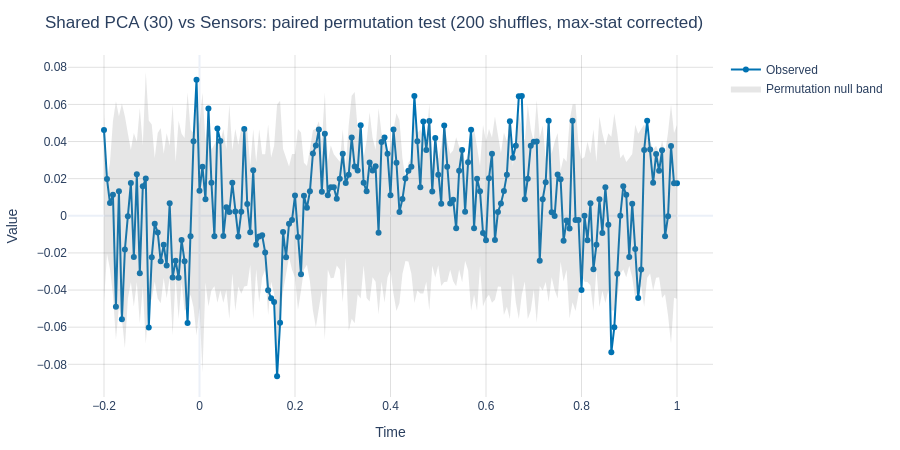
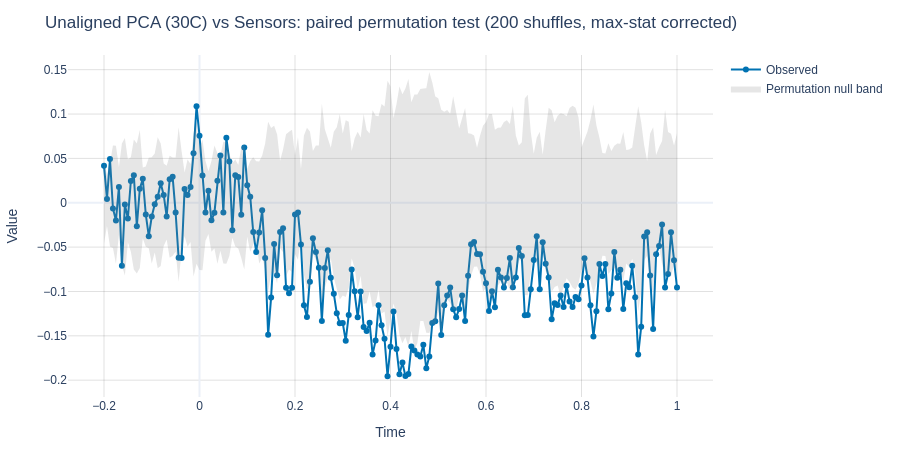
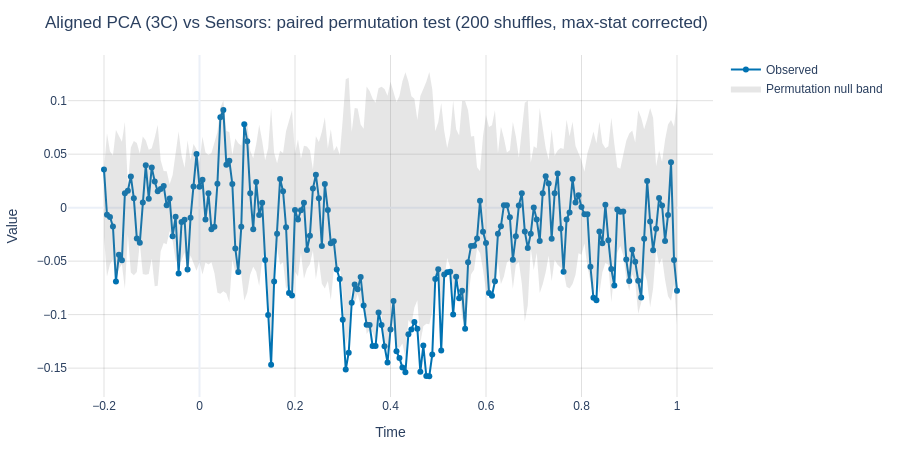
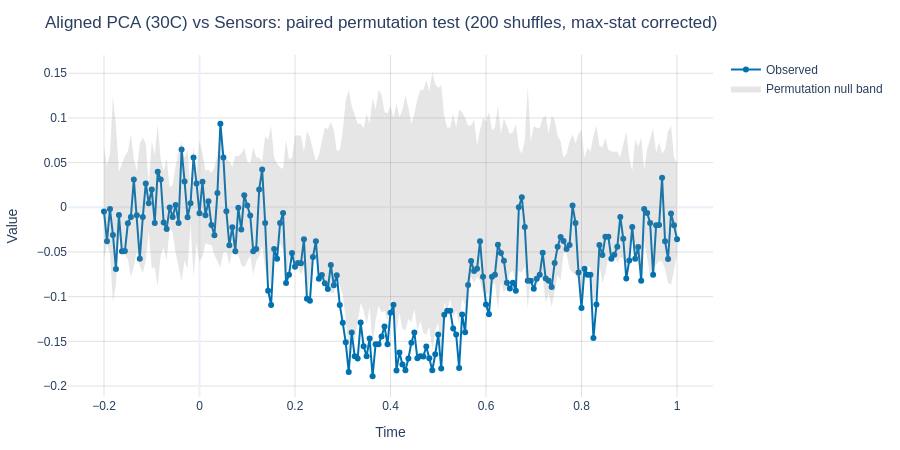

Here is the notebook cell these charts were saved with, in order:
### Code cell
for figure in significance_figures.values():
    figure.show()

### Figure 1 — Plotly figure (JSON) as saved in the notebook; plotly's stock layout.template omitted (floating-point values rounded to 4 significant figures; data arrays with more than 128 entries replaced by an {"elided": "..."} marker saying what was removed)
{"data": [{"line": {"width": 2}, "mode": "lines+markers", "name": "Observed", "type": "scatter", "x": {"elided": "193 float values"}, "y": {"elided": "193 float values"}}, {"fill": "toself", "fillcolor": "rgba(128,128,128,0.2)", "line": {"color": "rgba(255,255,255,0)"}, "name": "Permutation null band", "type": "scatter", "x": {"elided": "386 float values"}, "y": {"elided": "386 float values"}}], "layout": {"height": 450, "margin": {"b": 50, "l": 50, "r": 40, "t": 55}, "title": {"text": "Shared PCA (30) vs Sensors: paired permutation test (200 shuffles, max-stat corrected)"}, "xaxis": {"title": {"text": "Time"}}, "yaxis": {"title": {"text": "Value"}}}}

### Figure 2 — Plotly figure (JSON) as saved in the notebook; plotly's stock layout.template omitted (floating-point values rounded to 4 significant figures; data arrays with more than 128 entries replaced by an {"elided": "..."} marker saying what was removed)
{"data": [{"line": {"width": 2}, "mode": "lines+markers", "name": "Observed", "type": "scatter", "x": {"elided": "193 float values"}, "y": {"elided": "193 float values"}}, {"fill": "toself", "fillcolor": "rgba(128,128,128,0.2)", "line": {"color": "rgba(255,255,255,0)"}, "name": "Permutation null band", "type": "scatter", "x": {"elided": "386 float values"}, "y": {"elided": "386 float values"}}], "layout": {"height": 450, "margin": {"b": 50, "l": 50, "r": 40, "t": 55}, "title": {"text": "Unaligned PCA (30C) vs Sensors: paired permutation test (200 shuffles, max-stat corrected)"}, "xaxis": {"title": {"text": "Time"}}, "yaxis": {"title": {"text": "Value"}}}}

### Figure 3 — Plotly figure (JSON) as saved in the notebook; plotly's stock layout.template omitted (floating-point values rounded to 4 significant figures; data arrays with more than 128 entries replaced by an {"elided": "..."} marker saying what was removed)
{"data": [{"line": {"width": 2}, "mode": "lines+markers", "name": "Observed", "type": "scatter", "x": {"elided": "193 float values"}, "y": {"elided": "193 float values"}}, {"fill": "toself", "fillcolor": "rgba(128,128,128,0.2)", "line": {"color": "rgba(255,255,255,0)"}, "name": "Permutation null band", "type": "scatter", "x": {"elided": "386 float values"}, "y": {"elided": "386 float values"}}], "layout": {"height": 450, "margin": {"b": 50, "l": 50, "r": 40, "t": 55}, "title": {"text": "Aligned PCA (3C) vs Sensors: paired permutation test (200 shuffles, max-stat corrected)"}, "xaxis": {"title": {"text": "Time"}}, "yaxis": {"title": {"text": "Value"}}}}

### Figure 4 — Plotly figure (JSON) as saved in the notebook; plotly's stock layout.template omitted (floating-point values rounded to 4 significant figures; data arrays with more than 128 entries replaced by an {"elided": "..."} marker saying what was removed)
{"data": [{"line": {"width": 2}, "mode": "lines+markers", "name": "Observed", "type": "scatter", "x": {"elided": "193 float values"}, "y": {"elided": "193 float values"}}, {"fill": "toself", "fillcolor": "rgba(128,128,128,0.2)", "line": {"color": "rgba(255,255,255,0)"}, "name": "Permutation null band", "type": "scatter", "x": {"elided": "386 float values"}, "y": {"elided": "386 float values"}}], "layout": {"height": 450, "margin": {"b": 50, "l": 50, "r": 40, "t": 55}, "title": {"text": "Aligned PCA (30C) vs Sensors: paired permutation test (200 shuffles, max-stat corrected)"}, "xaxis": {"title": {"text": "Time"}}, "yaxis": {"title": {"text": "Value"}}}}
